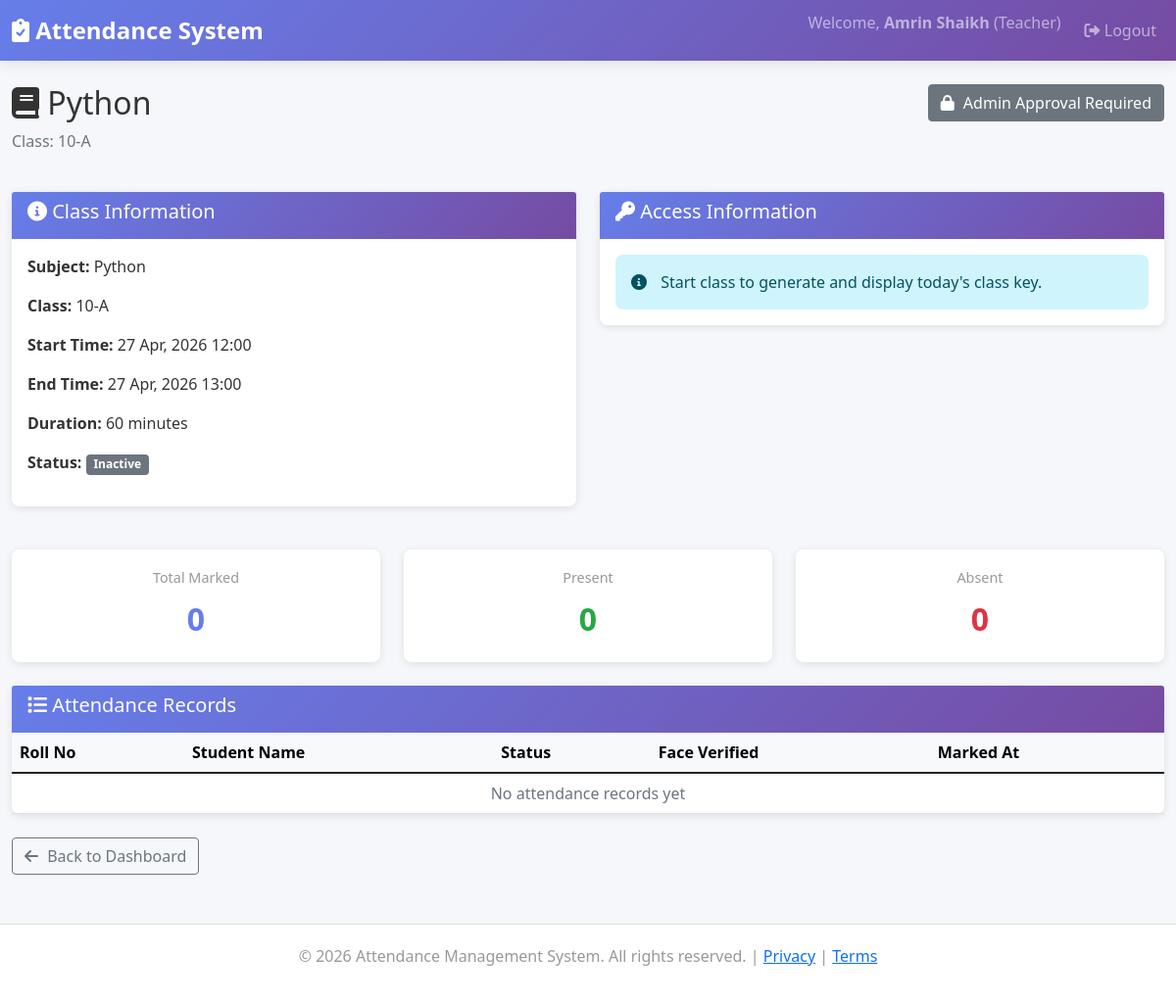
The page /api/teacher/class/2/ (signed in) on the database its author committed.
### attendance/models.py (models this page shows, shortened)
class User(AbstractUser):
    USER_TYPE_CHOICES = (
        ('student', 'Student'),
        ('teacher', 'Teacher'),
        ('admin', 'Administrator'),
    )
    user_type = models.CharField(max_length=20, choices=USER_TYPE_CHOICES, default='student')
    phone = models.CharField(max_length=15, blank=True)
    face_encoding = models.TextField(blank=True, null=True)  # Stores face encoding as JSON
    face_registered = models.BooleanField(default=False)
    face_image_path = models.CharField(max_length=500, blank=True)
    created_at = models.DateTimeField(auto_now_add=True)
    updated_at = models.DateTimeField(auto_now=True)
    is_active_user = models.BooleanField(default=True)
    class Meta:
        verbose_name = 'User'
        verbose_name_plural = 'Users'
        ordering = ['-created_at']

class ClassSession(models.Model):
    teacher = models.ForeignKey(Teacher, on_delete=models.CASCADE, related_name='class_sessions')
    subject = models.CharField(max_length=100)
    class_name = models.CharField(max_length=50)  # e.g., "10-A", "12-B"
    class_key = models.CharField(max_length=10, unique=True)  # Unique code for attendance
    schedule_start_date = models.DateField(null=True, blank=True)
    schedule_end_date = models.DateField(null=True, blank=True)
    daily_start_time = models.TimeField(null=True, blank=True)
    daily_end_time = models.TimeField(null=True, blank=True)
    active_date = models.DateField(null=True, blank=True)  # Active day for recurring classes
    key_generated_at = models.DateTimeField(null=True, blank=True)
    start_time = models.DateTimeField()
    end_time = models.DateTimeField()
    duration_minutes = models.IntegerField()
    description = models.TextField(blank=True)
    is_active = models.BooleanField(default=False)
    created_at = models.DateTimeField(auto_now_add=True)
    updated_at = models.DateTimeField(auto_now=True)
    total_students = models.IntegerField(default=0)
    class Meta:
        verbose_name = 'Class Session'
        verbose_name_plural = 'Class Sessions'
        ordering = ['-start_time']
        indexes = [
            models.Index(fields=['class_key']),
            models.Index(fields=['teacher', 'start_time']),
        ]
    def is_recurring_schedule(self):
        return (
            self.schedule_start_date is not None and
            self.schedule_end_date is not None and
            self.daily_start_time is not None and
            self.daily_end_time is not None
        )

### attendance/views.py (the view)
# urls.py: path('teacher/class/<int:class_id>/', views.class_detail, name='class_detail'),
@login_required(login_url='login')
def class_detail(request, class_id):
    if request.user.user_type != 'teacher':
        return redirect('index')
    teacher = get_object_or_404(Teacher, user=request.user)
    class_session = get_object_or_404(ClassSession, id=class_id, teacher=teacher)
    now_local = timezone.localtime()
    today = now_local.date()
    current_time = now_local.time()
    is_recurring = class_session.is_recurring_schedule()
    if is_recurring and class_session.is_active:
        if class_session.active_date != today or current_time > class_session.daily_end_time:
            class_session.is_active = False
            class_session.active_date = None
            class_session.save()
    attendance_records = AttendanceRecord.objects.filter(class_session=class_session)
    if is_recurring:
        attendance_records = attendance_records.filter(session_date=today)
    attendance_records = attendance_records.select_related('student').order_by('-marked_at')
    present_count = attendance_records.filter(is_present=True).count()
    absent_count = attendance_records.filter(is_present=False).count()
    is_active_today = class_session.is_active
    if is_recurring:
        is_active_today = (
            class_session.is_active and
            class_session.active_date == today and
            class_session.daily_start_time <= current_time <= class_session.daily_end_time
        )
    context = {
        'class_session': class_session,
        'teacher': teacher,
        'today': today,
        'is_recurring': is_recurring,
        'is_active_today': is_active_today,
        'attendance_records': attendance_records,
        'present_count': present_count,
        'absent_count': absent_count,
        'page_title': f'Class: {class_session.subject}'
    }
    return render(request, 'attendance/class_detail.html', context)

### attendance/templates/attendance/class_detail.html (shortened to what this page needs)
{% extends 'base.html' %}
{% block content %}
<div class="container-fluid mt-4">
    <div class="row mb-4">
        <div class="col">
            <h2><i class="fas fa-book"></i> {{ class_session.subject }}</h2>
            <p class="text-muted">Class: {{ class_session.class_name }}</p>
        </div>
        <div class="col-auto">
            {% if teacher.is_verified %}
                {% if is_active_today %}
                    <form method="post" action="{% url 'end_class' class_session.id %}" class="d-inline">
                        {% csrf_token %}
                        <button type="submit" class="btn btn-danger">
                            <i class="fas fa-stop"></i> End Class
                        </button>
                    </form>
                {% else %}
                    <form method="post" action="{% url 'start_class' class_session.id %}" class="d-inline">
                        {% csrf_token %}
                        <button type="submit" class="btn btn-success">
                            <i class="fas fa-play"></i> Start Class
                        </button>
                    </form>
                {% endif %}
            {% else %}
                <button type="button" class="btn btn-secondary" disabled>
                    <i class="fas fa-lock"></i> Admin Approval Required
                </button>
            {% endif %}
        </div>
    </div>
    <div class="row mb-4">
        <div class="col-md-6">
            <div class="card">
                <div class="card-header">
                    <h5><i class="fas fa-info-circle"></i> Class Information</h5>
                </div>
                <div class="card-body">
                    <p><strong>Subject:</strong> {{ class_session.subject }}</p>
                    <p><strong>Class:</strong> {{ class_session.class_name }}</p>
                    {% if is_recurring %}
                        <p><strong>Schedule:</strong> {{ class_session.schedule_start_date|date:"d M, Y" }} to {{ class_session.schedule_end_date|date:"d M, Y" }}</p>
                        <p><strong>Daily Time:</strong> {{ class_session.daily_start_time|time:"H:i" }} - {{ class_session.daily_end_time|time:"H:i" }}</p>
                    {% else %}
                        <p><strong>Start Time:</strong> {{ class_session.start_time|date:"d M, Y H:i" }}</p>
                        <p><strong>End Time:</strong> {{ class_session.end_time|date:"d M, Y H:i" }}</p>
                    {% endif %}
                    <p><strong>Duration:</strong> {{ class_session.duration_minutes }} minutes</p>
                    <p><strong>Status:</strong>
                        {% if is_active_today %}
                            <span class="badge bg-success">Active</span>
                        {% else %}
                            <span class="badge bg-secondary">Inactive</span>
                        {% endif %}
                    </p>
                </div>
            </div>
        </div>
        <div class="col-md-6">
            <div class="card">
                <div class="card-header">
                    <h5><i class="fas fa-key"></i> Access Information</h5>
                </div>
                <div class="card-body">
                    {% if is_active_today %}
                        <h6>Today's Class Key:</h6>
                        <div style="background: #f0f0f0; padding: 15px; border-radius: 8px; margin-bottom: 15px;">
                            <code style="font-size: 1.5rem; font-weight: bold;">{{ class_session.class_key }}</code>
                            <button class="btn btn-sm btn-outline-primary ms-2" onclick="copyToClipboard('{{ class_session.class_key }}')">
                                <i class="fas fa-copy"></i> Copy
                            </button>
                        </div>
                        <p class="small text-muted">
                            Share this key with students. A new key is generated each time today's class is started.
                        </p>
                    {% else %}
                        <div class="alert alert-info mb-0">
                            <i class="fas fa-info-circle"></i> Start class to generate and display today's class key.
                        </div>
                    {% endif %}
                </div>
            </div>
        </div>
    </div>
    <div class="row mb-4">
        <div class="col-md-4">
            <div class="stat-card">
                <h5>Total Marked</h5>
                <div class="value">{{ attendance_records|length }}</div>
            </div>
        </div>
        <div class="col-md-4">
            <div class="stat-card">
                <h5>Present</h5>
                <div class="value" style="color: #28a745;">{{ present_count }}</div>
            </div>
        </div>
        <div class="col-md-4">
            <div class="stat-card">
                <h5>Absent</h5>
                <div class="value" style="color: #dc3545;">{{ absent_count }}</div>
            </div>
        </div>
    </div>
    <div class="card">
        <div class="card-header">
            <h5><i class="fas fa-list"></i> Attendance Records</h5>
        </div>
        <div class="table-responsive">
            <table class="table table-hover mb-0">
                <thead class="table-light">
                    <tr>
                        <th>Roll No</th>
                        <th>Student Name</th>
                        <th>Status</th>
                        <th>Face Verified</th>
                        <th>Marked At</th>
                    </tr>
                </thead>
                <tbody>
                    {% for record in attendance_records %}
                        <tr>
                            <td><strong>{{ record.student.roll_number }}</strong></td>
                            <td>{{ record.student.user.get_full_name }}</td>
                            <td>
                                {% if record.is_present %}
                                    <span class="badge bg-success">
                                        <i class="fas fa-check"></i> Present
                                    </span>
                                {% else %}
                                    <span class="badge bg-danger">
                                        <i class="fas fa-times"></i> Absent
                                    </span>
                                {% endif %}
                            </td>
                            <td>
                                {% if record.face_verified %}
                                    <i class="fas fa-check-circle" style="color: green;"></i>
                                {% else %}
                                    <i class="fas fa-times-circle" style="color: gray;"></i>
                                {% endif %}
                            </td>
                            <td>{{ record.marked_at|date:"H:i:s" }}</td>
                        </tr>
                    {% empty %}
                        <tr>
                            <td colspan="5" class="text-center text-muted">
                                {% if is_recurring %}
                                    No attendance records for today yet
                                {% else %}
                                    No attendance records yet
                                {% endif %}
                            </td>
                        </tr>
                    {% endfor %}
                </tbody>
            </table>
        </div>
    </div>
    <div class="mt-4">
        <a href="{% url 'teacher_dashboard' %}" class="btn btn-outline-secondary">
            <i class="fas fa-arrow-left"></i> Back to Dashboard
        </a>
    </div>
</div>
{% endblock %}

### attendance/templates/base.html (shortened to what this page needs)
{% load static %}
<!DOCTYPE html>
<html lang="en">
<head>
    <link href="https://cdn.jsdelivr.net/npm/bootstrap@5.1.3/dist/css/bootstrap.min.css" rel="stylesheet">
    <link href="https://cdnjs.cloudflare.com/ajax/libs/font-awesome/6.0.0/css/all.min.css" rel="stylesheet">
    <link rel="stylesheet" href="{% static 'css/animations.css' %}">
</head>
<body>
    <nav class="navbar navbar-expand-lg navbar-dark">
        <div class="container-fluid">
            <a class="navbar-brand" href="{% url 'index' %}">
                <i class="fas fa-clipboard-check"></i> Attendance System
            </a>
            <div class="collapse navbar-collapse" id="navbarNav">
                <ul class="navbar-nav ms-auto">
                    {% if user.is_authenticated %}
                        <li class="nav-item">
                            <span class="navbar-text me-3">
                                Welcome, <strong>{{ user.get_full_name }}</strong> ({{ user.get_user_type_display }})
                            </span>
                        </li>
                        <li class="nav-item">
                            <a class="nav-link" href="{% url 'logout' %}">
                                <i class="fas fa-sign-out-alt"></i> Logout
                            </a>
                        </li>
                    {% endif %}
                </ul>
            </div>
        </div>
    </nav>
    {% block content %}{% endblock %}
    <footer class="footer">
        <p>&copy; 2026 Attendance Management System. All rights reserved. | <a href="#">Privacy</a> | <a href="#">Terms</a></p>
    </footer>
</body>
</html>

### rows shown on the page
User: get_full_name "Amrin Shaikh", user_type "Teacher"
ClassSession: subject "Python", class_name "10-A", start_time "27 Apr, 2026 12:00", end_time "27 Apr, 2026 13:00", duration_minutes "60"

### other values the page prints
{{ attendance_records|length }} "0"
{{ present_count }} "0"
{{ absent_count }} "0"
